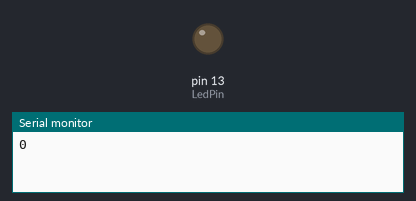
Recording of a sketch running on a simulated Arduino Uno, built with avr-gcc and run on an emulated ATmega328P. Shown: output pins drawn as LEDs (lit = HIGH), the last lines printed to the serial monitor.

Above: at 0.1 s.
At 39.1 s:
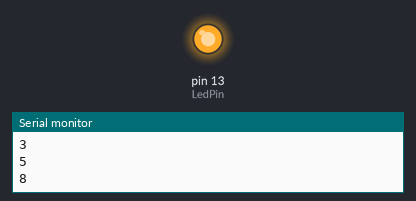
Timing chart, 0 to 40.0 s (numbered marks = the images above):
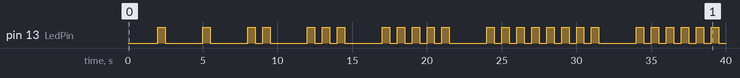

Measured:
- by itself, pin 13 (LedPin): LOW → HIGH at 2.0 s, → LOW 0.50 s later, → HIGH 2.5 s later, → LOW 0.50 s later, … (52 changes in this stretch)

The sketch:

fib_blinker.ino
```cpp
#define LedPin 13
unsigned int f0 = 0;
unsigned int f1 = 1;
void setup(){

Serial.begin(9600);
pinMode(LedPin,OUTPUT);
digitalWrite(LedPin,LOW);
}
void loop(){

  Serial.println(f0);
  delay(2000);
  int temp = f1; //temp = 1
  f1 = f1 + f0; // f1 = 1 + 1
  f0 = temp;    // f0 = 1

  int a = f0;
  while(a > 0){
      digitalWrite(LedPin,HIGH);
      delay(500);
      digitalWrite(LedPin,LOW);
      delay(500);
      a = a - 1;
  }
Serial.flush();
}
```
